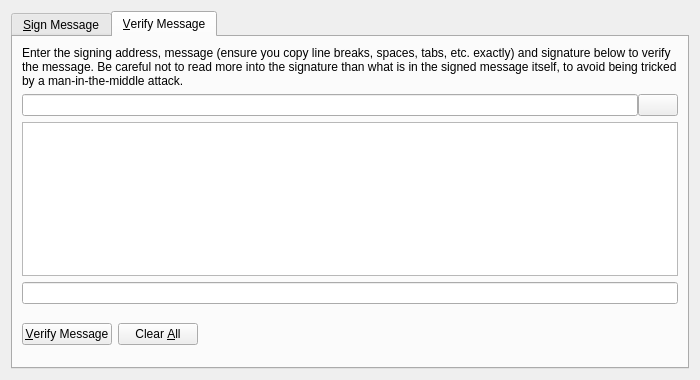
<?xml version="1.0" encoding="UTF-8"?>
<ui version="4.0">
 <class>SignVerifyMessageDialog</class>
 <widget class="QDialog" name="SignVerifyMessageDialog">
  <property name="geometry">
   <rect>
    <x>0</x>
    <y>0</y>
    <width>700</width>
    <height>380</height>
   </rect>
  </property>
  <property name="windowTitle">
   <string>Signatures - Sign / Verify a Message</string>
  </property>
  <property name="modal">
   <bool>true</bool>
  </property>
  <layout class="QVBoxLayout" name="verticalLayout">
   <item>
    <widget class="QTabWidget" name="tabWidget">
     <property name="currentIndex">
      <number>1</number>
     </property>
     <widget class="QWidget" name="tabSignMessage">
      <attribute name="title">
       <string>&amp;Sign Message</string>
      </attribute>
      <layout class="QVBoxLayout" name="verticalLayout_SM">
       <item>
        <widget class="QLabel" name="infoLabel_SM">
         <property name="text">
          <string>You can sign messages with your addresses to prove you own them. Be careful not to sign anything vague, as phishing attacks may try to trick you into signing your identity over to them. Only sign fully-detailed statements you agree to.</string>
         </property>
         <property name="textFormat">
          <enum>Qt::PlainText</enum>
         </property>
         <property name="wordWrap">
          <bool>true</bool>
         </property>
        </widget>
       </item>
       <item>
        <layout class="QHBoxLayout" name="horizontalLayout_1_SM">
         <property name="spacing">
          <number>0</number>
         </property>
         <item>
          <widget class="QValidatedLineEdit" name="addressIn_SM">
           <property name="toolTip">
            <string>The address to sign the message with (e.g. B8gZqgY4r2RoEdqYk3QsAqFckyf9pRHN6i)</string>
           </property>
           <property name="maxLength">
            <number>34</number>
           </property>
          </widget>
         </item>
         <item>
          <widget class="QPushButton" name="addressBookButton_SM">
           <property name="toolTip">
            <string>Choose an address from the address book</string>
           </property>
           <property name="text">
            <string/>
           </property>
           <property name="icon">
            <iconset resource="../bitcoin.qrc">
             <normaloff>:/icons/address-book</normaloff>:/icons/address-book</iconset>
           </property>
           <property name="shortcut">
            <string>Alt+A</string>
           </property>
           <property name="autoDefault">
            <bool>false</bool>
           </property>
          </widget>
         </item>
         <item>
          <widget class="QPushButton" name="pasteButton_SM">
           <property name="toolTip">
            <string>Paste address from clipboard</string>
           </property>
           <property name="text">
            <string/>
           </property>
           <property name="icon">
            <iconset resource="../bitcoin.qrc">
             <normaloff>:/icons/editpaste</normaloff>:/icons/editpaste</iconset>
           </property>
           <property name="shortcut">
            <string>Alt+P</string>
           </property>
           <property name="autoDefault">
            <bool>false</bool>
           </property>
          </widget>
         </item>
        </layout>
       </item>
       <item>
        <widget class="QPlainTextEdit" name="messageIn_SM">
         <property name="toolTip">
          <string>Enter the message you want to sign here</string>
         </property>
        </widget>
       </item>
       <item>
        <layout class="QHBoxLayout" name="horizontalLayout_2_SM">
         <property name="spacing">
          <number>0</number>
         </property>
         <item>
          <widget class="QLineEdit" name="signatureOut_SM">
           <property name="font">
            <font>
             <italic>true</italic>
            </font>
           </property>
           <property name="readOnly">
            <bool>true</bool>
           </property>
          </widget>
         </item>
         <item>
          <widget class="QPushButton" name="copySignatureButton_SM">
           <property name="toolTip">
            <string>Copy the current signature to the system clipboard</string>
           </property>
           <property name="text">
            <string/>
           </property>
           <property name="icon">
            <iconset resource="../bitcoin.qrc">
             <normaloff>:/icons/editcopy</normaloff>:/icons/editcopy</iconset>
           </property>
           <property name="autoDefault">
            <bool>false</bool>
           </property>
          </widget>
         </item>
        </layout>
       </item>
       <item>
        <layout class="QHBoxLayout" name="horizontalLayout_3_SM">
         <item>
          <widget class="QPushButton" name="signMessageButton_SM">
           <property name="toolTip">
            <string>Sign the message to prove you own this Starr address</string>
           </property>
           <property name="text">
            <string>&amp;Sign Message</string>
           </property>
           <property name="icon">
            <iconset resource="../bitcoin.qrc">
             <normaloff>:/icons/edit</normaloff>:/icons/edit</iconset>
           </property>
           <property name="autoDefault">
            <bool>false</bool>
           </property>
          </widget>
         </item>
         <item>
          <widget class="QPushButton" name="clearButton_SM">
           <property name="toolTip">
            <string>Reset all sign message fields</string>
           </property>
           <property name="text">
            <string>Clear &amp;All</string>
           </property>
           <property name="icon">
            <iconset resource="../bitcoin.qrc">
             <normaloff>:/icons/remove</normaloff>:/icons/remove</iconset>
           </property>
           <property name="autoDefault">
            <bool>false</bool>
           </property>
          </widget>
         </item>
         <item>
          <spacer name="horizontalSpacer_1_SM">
           <property name="orientation">
            <enum>Qt::Horizontal</enum>
           </property>
           <property name="sizeHint" stdset="0">
            <size>
             <width>40</width>
             <height>48</height>
            </size>
           </property>
          </spacer>
         </item>
         <item>
          <widget class="QLabel" name="statusLabel_SM">
           <property name="font">
            <font>
             <weight>75</weight>
             <bold>true</bold>
            </font>
           </property>
           <property name="text">
            <string/>
           </property>
           <property name="wordWrap">
            <bool>true</bool>
           </property>
          </widget>
         </item>
         <item>
          <spacer name="horizontalSpacer_2_SM">
           <property name="orientation">
            <enum>Qt::Horizontal</enum>
           </property>
           <property name="sizeHint" stdset="0">
            <size>
             <width>40</width>
             <height>48</height>
            </size>
           </property>
          </spacer>
         </item>
        </layout>
       </item>
      </layout>
     </widget>
     <widget class="QWidget" name="tabVerifyMessage">
      <attribute name="title">
       <string>&amp;Verify Message</string>
      </attribute>
      <layout class="QVBoxLayout" name="verticalLayout_VM">
       <item>
        <widget class="QLabel" name="infoLabel_VM">
         <property name="text">
          <string>Enter the signing address, message (ensure you copy line breaks, spaces, tabs, etc. exactly) and signature below to verify the message. Be careful not to read more into the signature than what is in the signed message itself, to avoid being tricked by a man-in-the-middle attack.</string>
         </property>
         <property name="textFormat">
          <enum>Qt::PlainText</enum>
         </property>
         <property name="alignment">
          <set>Qt::AlignLeading|Qt::AlignLeft|Qt::AlignTop</set>
         </property>
         <property name="wordWrap">
          <bool>true</bool>
         </property>
        </widget>
       </item>
       <item>
        <layout class="QHBoxLayout" name="horizontalLayout_1_VM">
         <property name="spacing">
          <number>0</number>
         </property>
         <item>
          <widget class="QValidatedLineEdit" name="addressIn_VM">
           <property name="toolTip">
            <string>The address the message was signed with (e.g. B8gZqgY4r2RoEdqYk3QsAqFckyf9pRHN6i)</string>
           </property>
           <property name="maxLength">
            <number>34</number>
           </property>
          </widget>
         </item>
         <item>
          <widget class="QPushButton" name="addressBookButton_VM">
           <property name="toolTip">
            <string>Choose an address from the address book</string>
           </property>
           <property name="text">
            <string/>
           </property>
           <property name="icon">
            <iconset resource="../bitcoin.qrc">
             <normaloff>:/icons/address-book</normaloff>:/icons/address-book</iconset>
           </property>
           <property name="shortcut">
            <string>Alt+A</string>
           </property>
           <property name="autoDefault">
            <bool>false</bool>
           </property>
          </widget>
         </item>
        </layout>
       </item>
       <item>
        <widget class="QPlainTextEdit" name="messageIn_VM"/>
       </item>
       <item>
        <widget class="QValidatedLineEdit" name="signatureIn_VM"/>
       </item>
       <item>
        <layout class="QHBoxLayout" name="horizontalLayout_2_VM">
         <item>
          <widget class="QPushButton" name="verifyMessageButton_VM">
           <property name="toolTip">
            <string>Verify the message to ensure it was signed with the specified Starr address</string>
           </property>
           <property name="text">
            <string>&amp;Verify Message</string>
           </property>
           <property name="icon">
            <iconset resource="../bitcoin.qrc">
             <normaloff>:/icons/transaction_0</normaloff>:/icons/transaction_0</iconset>
           </property>
           <property name="autoDefault">
            <bool>false</bool>
           </property>
          </widget>
         </item>
         <item>
          <widget class="QPushButton" name="clearButton_VM">
           <property name="toolTip">
            <string>Reset all verify message fields</string>
           </property>
           <property name="text">
            <string>Clear &amp;All</string>
           </property>
           <property name="icon">
            <iconset resource="../bitcoin.qrc">
             <normaloff>:/icons/remove</normaloff>:/icons/remove</iconset>
           </property>
           <property name="autoDefault">
            <bool>false</bool>
           </property>
          </widget>
         </item>
         <item>
          <spacer name="horizontalSpacer_1_VM">
           <property name="orientation">
            <enum>Qt::Horizontal</enum>
           </property>
           <property name="sizeHint" stdset="0">
            <size>
             <width>40</width>
             <height>48</height>
            </size>
           </property>
          </spacer>
         </item>
         <item>
          <widget class="QLabel" name="statusLabel_VM">
           <property name="font">
            <font>
             <weight>75</weight>
             <bold>true</bold>
            </font>
           </property>
           <property name="text">
            <string/>
           </property>
           <property name="wordWrap">
            <bool>true</bool>
           </property>
          </widget>
         </item>
         <item>
          <spacer name="horizontalSpacer_2_VM">
           <property name="orientation">
            <enum>Qt::Horizontal</enum>
           </property>
           <property name="sizeHint" stdset="0">
            <size>
             <width>40</width>
             <height>48</height>
            </size>
           </property>
          </spacer>
         </item>
        </layout>
       </item>
      </layout>
     </widget>
    </widget>
   </item>
  </layout>
 </widget>
 <customwidgets>
  <customwidget>
   <class>QValidatedLineEdit</class>
   <extends>QLineEdit</extends>
   <header>qvalidatedlineedit.h</header>
  </customwidget>
 </customwidgets>
 <resources>
  <include location="../bitcoin.qrc"/>
 </resources>
 <connections/>
</ui>
